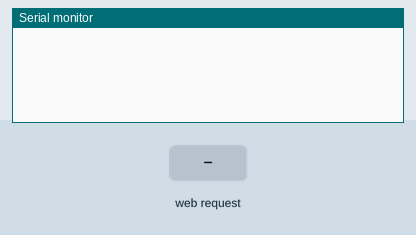
A sketch run on a simulated ESP8266 (NodeMCU). Parts: the last lines printed to the serial monitor. The test bench sets the inputs (shaded band).

Above: at 1.2 s.
1.3 s: HTTP request GET /botGo received
At 1.9 s:
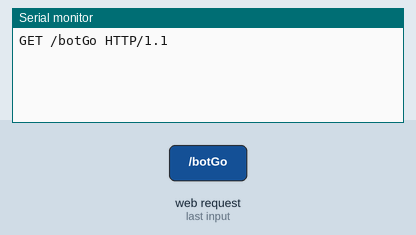
2.8 s: HTTP request GET /setGPS received
At 4.0 s:
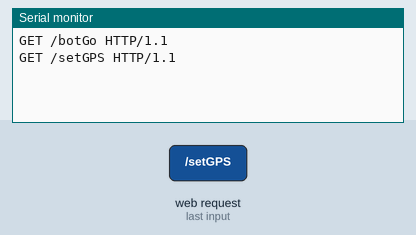
4.3 s: HTTP request GET /botState received
At 5.4 s:
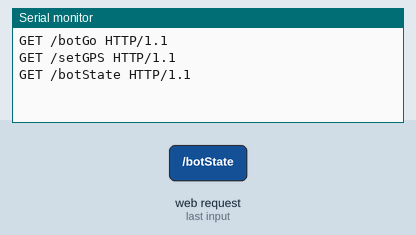

Measured:
- after the input at 1.3 s, the serial monitor: prints a new line at once (image 1)
- after the input at 2.8 s, the serial monitor: prints a new line at once (image 2)
- after the input at 4.3 s, the serial monitor: prints a new line at once (image 3)

The sketch:

ESP_code.ino
```cpp
#include <ESP8266WiFi.h>

//update botGo
//figure out how to read GPS String coordinates
//figure out how to set servos, and what servos we're using

//WiFi Definitions
const char WiFiAPPSK[] = "tuckersmith";

//Pin Definitions
String GPString = "";
boolean botGone = false;
boolean gpsSet = false;

WiFiServer server(80);

void setupWiFi()
{
  WiFi.mode(WIFI_AP);

  //change adress name
  uint8_t mac[WL_MAC_ADDR_LENGTH];
  WiFi.softAPmacAddress(mac);
  String macID = String(mac[WL_MAC_ADDR_LENGTH - 2], HEX) +
                 String(mac[WL_MAC_ADDR_LENGTH - 1], HEX);
   macID.toUpperCase();
   String AP_NameString = "bot Ap";

   char AP_NameChar[AP_NameString.length() + 1];
   memset(AP_NameChar, 0, AP_NameString.length() + 1);

   for(int i = 0; i < AP_NameString.length(); i++)
     AP_NameChar[i] = AP_NameString.charAt(i);

     WiFi.softAP(AP_NameChar, WiFiAPPSK);
}

void setup()
{
  Serial.begin(115200);
  setupWiFi();
  server.begin();
}

void botGo()
{
  botGone = true;
}

void botLand()
{
  botGone = false;
}

void loop()
{
  //Check if a client has connected
  WiFiClient client = server.available();
  if(!client) {
    return;
  }

  //Read the first line of the request
  String req = client.readStringUntil('\r');
  Serial.println(req);
  client.flush();

  client.flush();

  //Prepare the response. Start with common header:
  String s = "HTTP/1.1 200 OK\r\n";
  s += "Content-Type: text/html\r\n\r\n";
  s += "<!DOCTYPE HTML>\r\n<html>\r\n";

  //match the request
  int val = -1; // We'll use 'val' to keep track of both the
                // request type (read/set) and value if set.
  if (req.indexOf("/botGo") != -1)
    val = 0; // Will write LED low
  else if (req.indexOf("/setGPS") != -1)
    val = 1; // Will print pin reads
  else if (req.indexOf("/botState") != -1)
    val = -2;

  //add displays and call methods dependent on
  if (val = -2)
  {
    s += "Your bot is ";
    s += (botGone)?"gone.":"not gone.";
  }
  else if (val == 0)
  {
    botGo();
  }
  else if (val == 1)
  {
     s+= "<form action=\"demo_form.asp\">GPS: <input type=\"text\" name=\"GPS\" value=""><br><input type=\"submit\" value=\"Submit\">\"</form>";
     gpsSet = true;
  }
  else
  {
    s+= "Invalid request. \rPlease use:\r\t/botGo\r\t/setGPS\r\t/botState";
  }

  //close
  s += "</html>\n";


  //send the response to the client
  client.print(s);
  delay(1);

  // The client will be disconnected
  //when the function returns and 'client' is destroyed.
}
```
